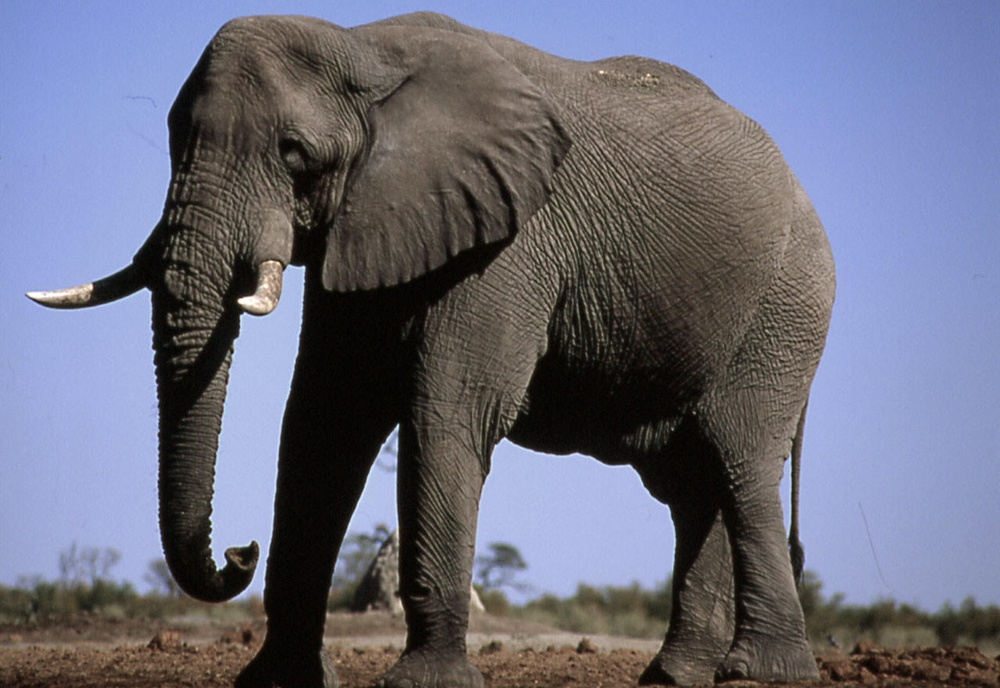
#> input picture images/Elephant.jpg, 1000 x 688 px, shrunk from 1280 x 881 before the run
$ python filters.py
#> lines starting #> are read from the running program, lines starting #| are printed output that depends on the picture
import cv2
import numpy as np
import matplotlib.pyplot as plt
from scipy.ndimage import minimum_filter, maximum_filter

# Read image in grayscale
image = cv2.imread("images/Elephant.jpg", cv2.IMREAD_GRAYSCALE)
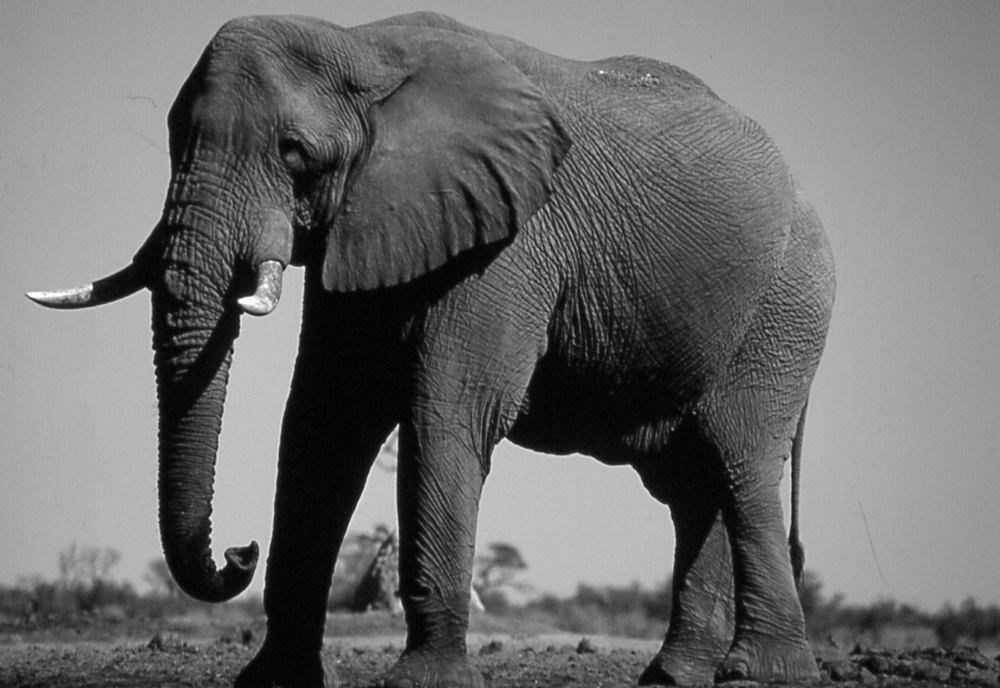
#> image: shape (688, 1000); min 0, max 255, mean 109

# Check if image is loaded
if image is None:
    raise FileNotFoundError("Image not found. Make sure 'your_image.jpg' exists in the same folder.")

# Define kernel sizes
kernel_sizes = [3, 5, 7]

# Define filters
def box_filter(img, k):
    kernel = np.ones((k, k), np.float32) / (k * k)
    return cv2.filter2D(img, -1, kernel)

def tent_filter(img, k):
    tent_kernel = np.convolve(np.ones(k), np.ones(k))
    tent_kernel = tent_kernel / tent_kernel.sum()
    kernel_2d = np.outer(tent_kernel, tent_kernel)
    return cv2.filter2D(img, -1, kernel_2d)

def gaussian_filter(img, k):
    return cv2.GaussianBlur(img, (k, k), 0)

def min_filter(img, k):
    return minimum_filter(img, size=(k, k))

def max_filter(img, k):
    return maximum_filter(img, size=(k, k))

filters = {
    "Box Filter": box_filter,
    "Tent Filter": tent_filter,
    "Min Filter": min_filter,
    "Max Filter": max_filter,
    "Gaussian Filter": gaussian_filter
}

# Create subplot grid: 6 rows (1 input + 5 filters), 4 columns (1 label + 3 kernel sizes)
fig, axs = plt.subplots(6, 4, figsize=(16, 12))
fig.subplots_adjust(hspace=0.5, wspace=0.3)

# Set top row titles for kernel sizes (columns 1,2,3)
axs[0, 0].text(0.5, 0.5, 'Input Image', fontsize=12, ha='center', va='center')
axs[0, 0].axis('off')
for j, k in enumerate(kernel_sizes):
    axs[0, j + 1].imshow(image, cmap='gray')
    axs[0, j + 1].set_title(f'{k}x{k}')
    axs[0, j + 1].axis('off')

# Plot filtered outputs
for i, (name, func) in enumerate(filters.items()):
    axs[i + 1, 0].text(0.5, 0.5, name, fontsize=12, ha='center', va='center')
    axs[i + 1, 0].axis('off')
    for j, k in enumerate(kernel_sizes):
        filtered = func(image, k)
        axs[i + 1, j + 1].imshow(filtered, cmap='gray')
        axs[i + 1, j + 1].axis('off')
#> this loop made 5 passes

plt.suptitle("Various Image filters", fontsize=16)
plt.tight_layout(rect=[0, 0.03, 1, 0.95])
plt.savefig("images/Various_Image_Filters.png")
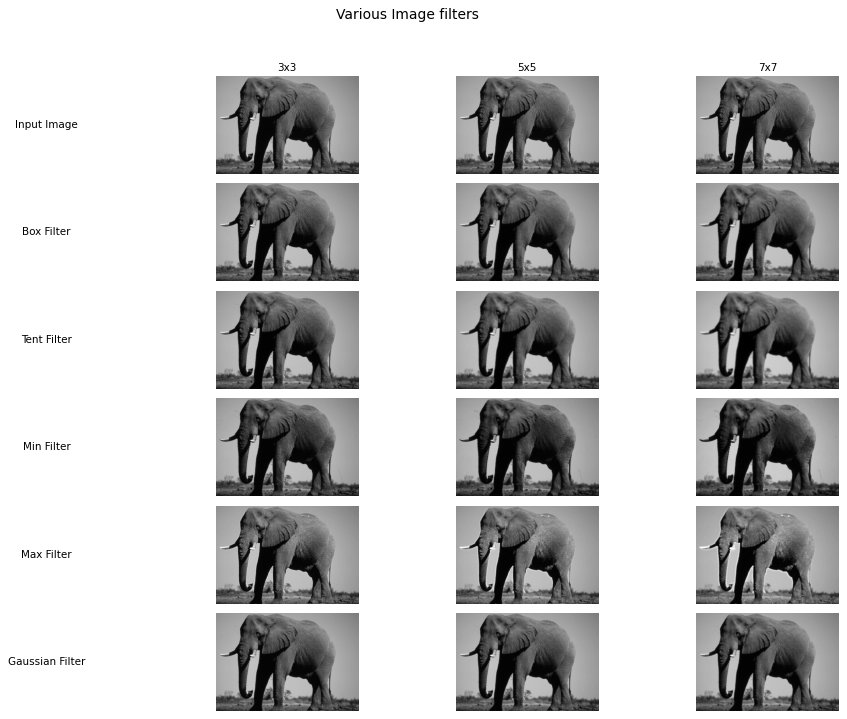
#> figure drawn by matplotlib, 18 panels
plt.show()

$ run again, with images/Butterfly.jpg copied over images/Elephant.jpg
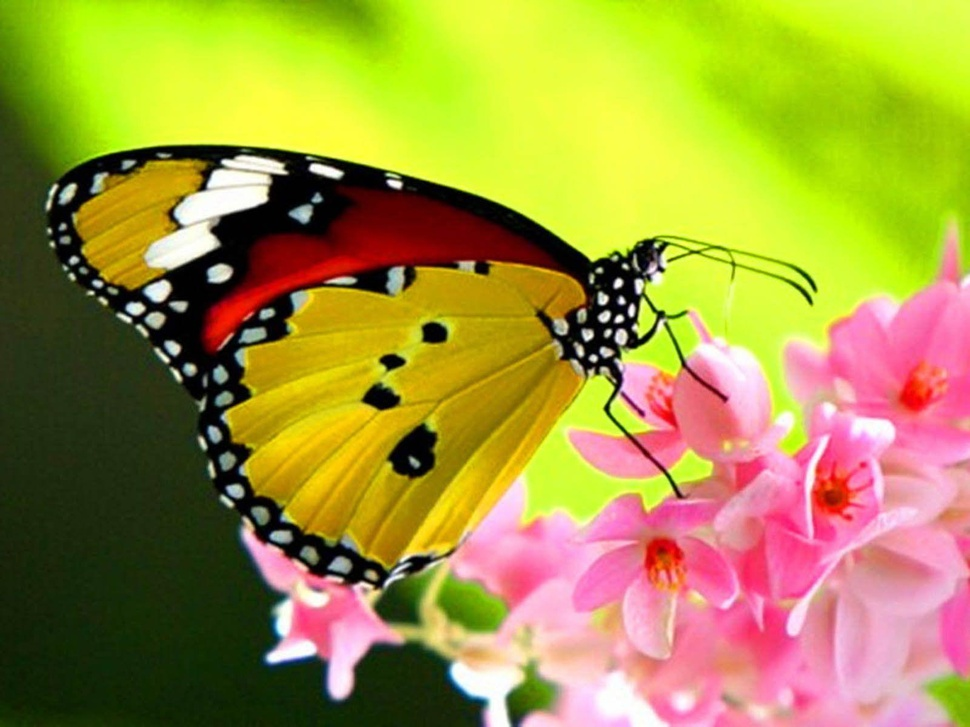
#> input picture images/Butterfly.jpg, 970 x 727 px, shrunk from 1600 x 1200 before the run
#> `image = cv2.imread("images/Elephant.jpg", cv2.IMREAD_GRAYSCALE)`:
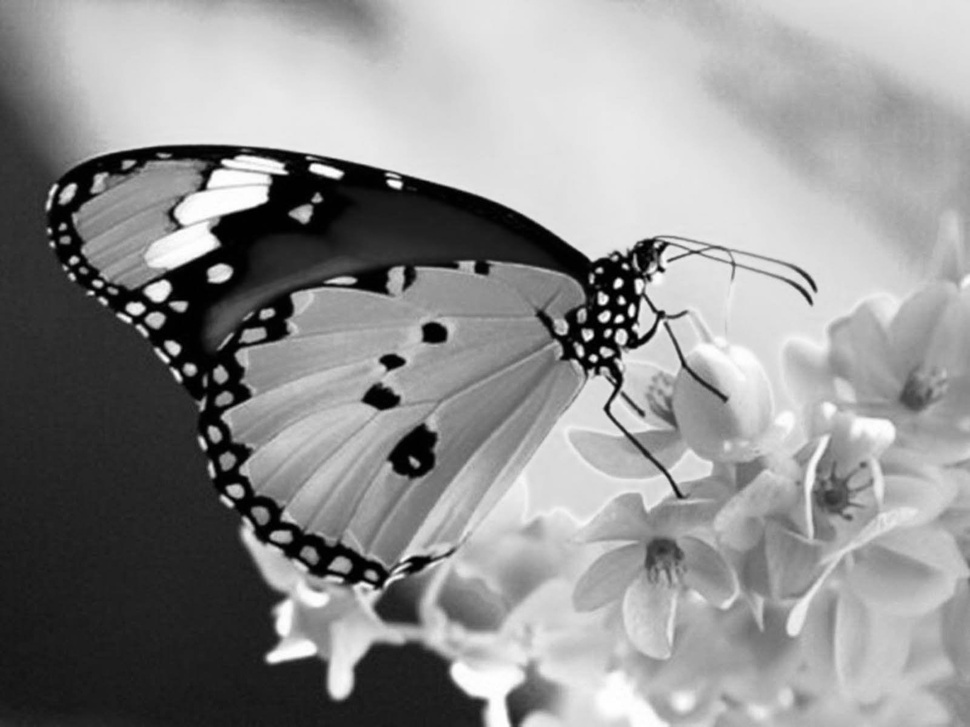
#> image: shape (727, 970); min 0, max 255, mean 144.5
#> the loop `for i, (name, func) in enumerate(filters.items()):` made 5 passes

$ run again, with images/Childrens.jpg copied over images/Elephant.jpg
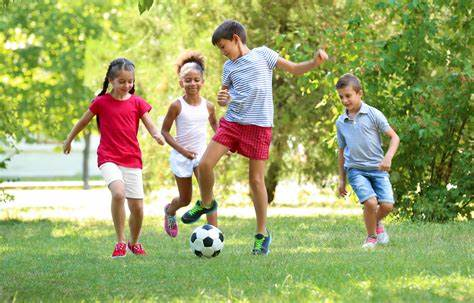
#> input picture images/Childrens.jpg, 474 x 303 px
#> `image = cv2.imread("images/Elephant.jpg", cv2.IMREAD_GRAYSCALE)`:
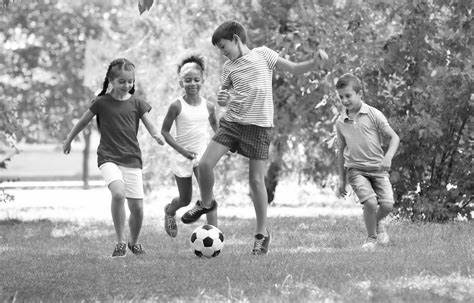
#> image: shape (303, 474); min 0, max 255, mean 156.5
#> the loop `for i, (name, func) in enumerate(filters.items()):` made 5 passes

$ run again, with images/Kittens.jpg copied over images/Elephant.jpg
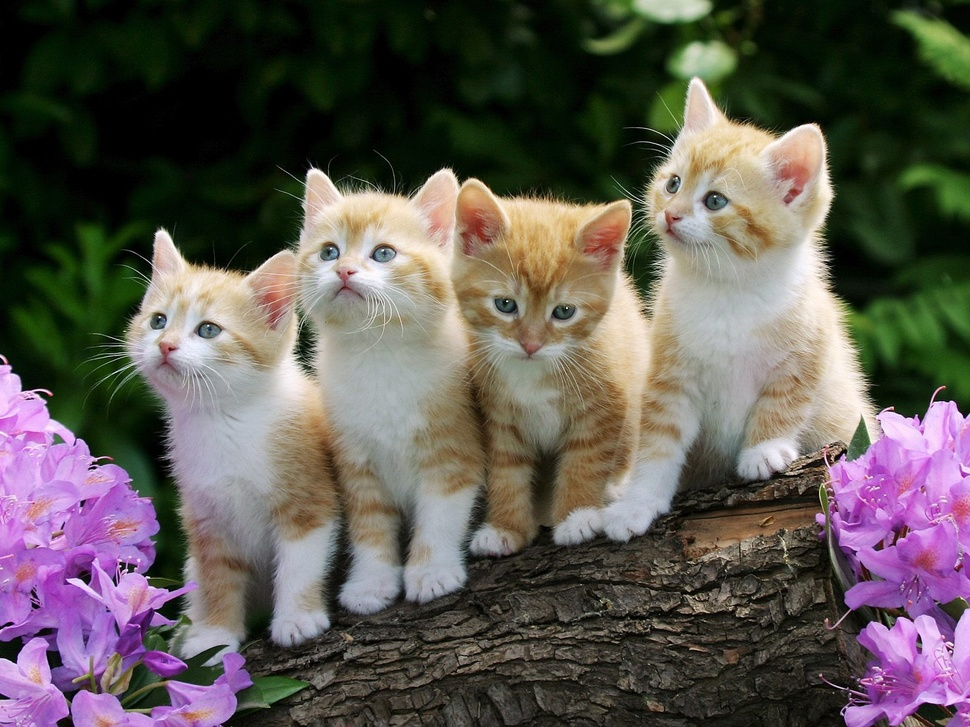
#> input picture images/Kittens.jpg, 970 x 727 px, shrunk from 1600 x 1200 before the run
#> `image = cv2.imread("images/Elephant.jpg", cv2.IMREAD_GRAYSCALE)`:
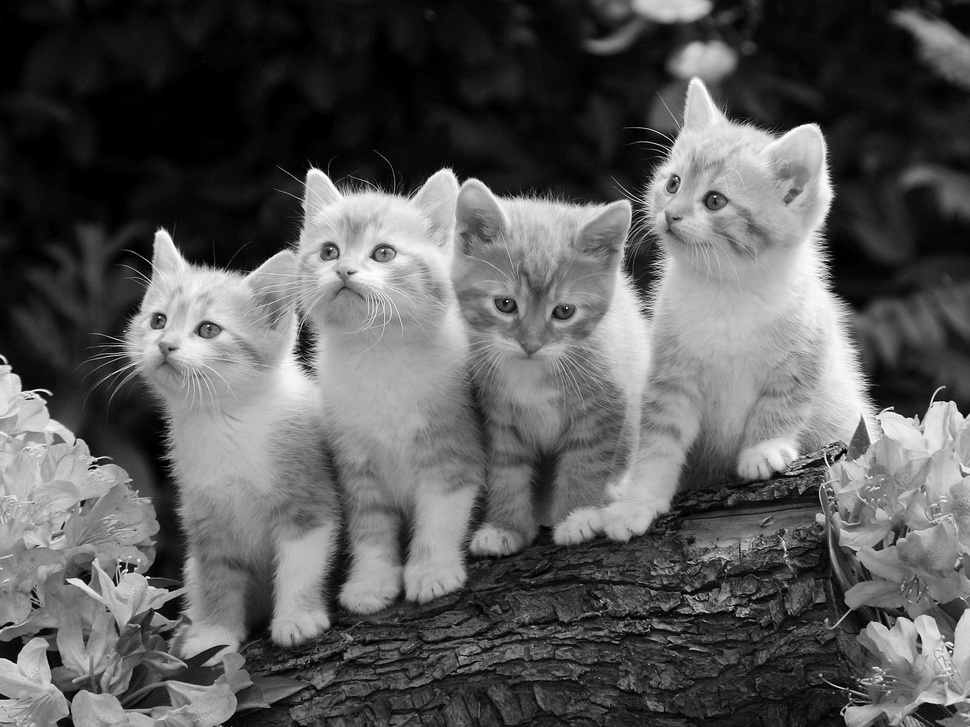
#> image: shape (727, 970); min 0, max 255, mean 89.9
#> the loop `for i, (name, func) in enumerate(filters.items()):` made 5 passes
